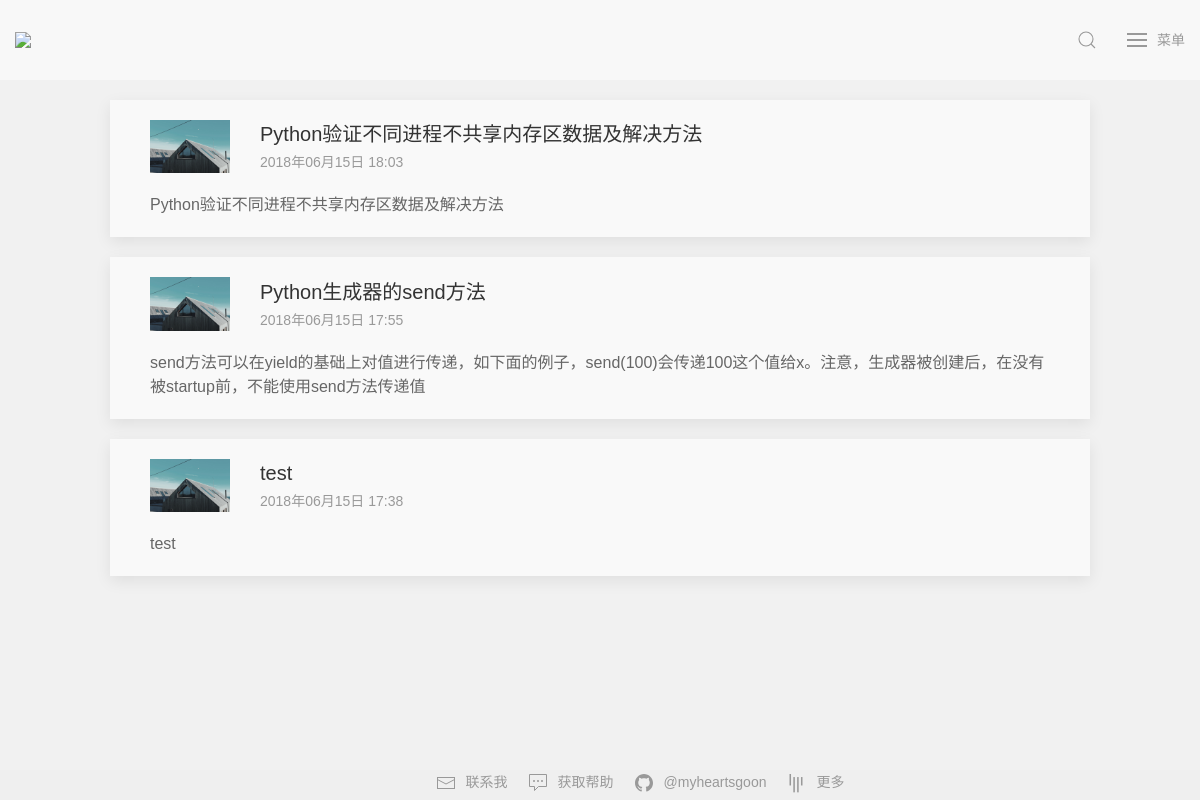
Page /article on the earlier database version.
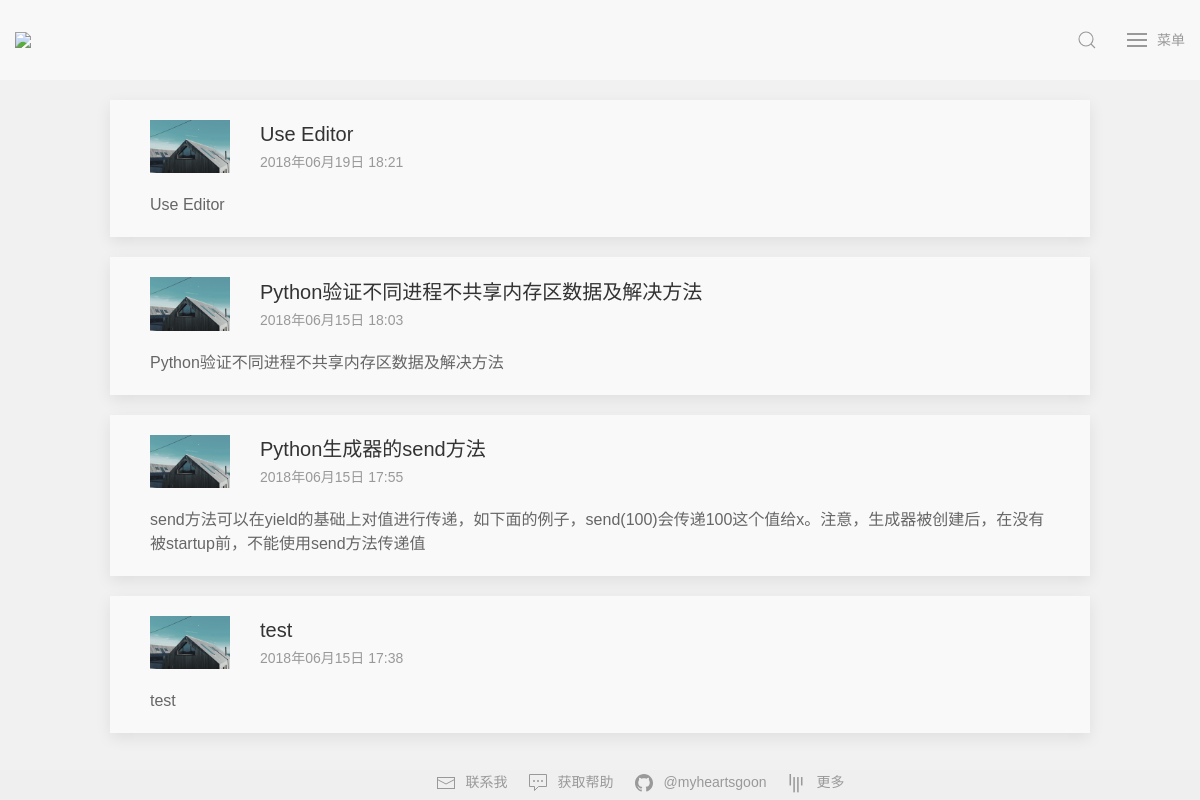
Same page on the later database version.
### application/models/models.py (models this page shows, shortened)
class Article(db.Model):
    __tablename__ = 'article'
    id = db.Column(db.Integer, primary_key=True)
    title = db.Column(db.String(100))
    descp = db.Column(db.String(100))
    content = db.Column(db.String(2000))
    user_id = db.Column(db.Integer, db.ForeignKey('users.id'))
    user = db.relationship('User', backref=db.backref('article'))
    time = db.Column(db.DateTime, default=datetime.now)
    category = db.Column(db.String(10))

### application/controllers/routes.py (the view)
@bp.route('/article')
def article():
    articles = Article.query.order_by(desc(Article.time)).all()
    return render_template('article.html', articles=articles)

### application/controllers/routes.py (called while the page is built)
@bp.before_request
def make_session_permant():
    session.permanent = True

### application/templates/article.html (shortened to what this page needs)
{% extends "base.html" %}
{% block content %}
{% for a in articles %}
<div class="uk-container uk-container-small uk-margin-top article-background uk-box-shadow-medium uk-box-shadow-hover-xlarge">
    <article class="uk-comment">
        <header class="uk-comment-header uk-grid-medium uk-flex-middle" uk-grid>
            <div class="uk-width-auto uk-margin-top">
                <img class="uk-comment-avatar" src="{{ url_for('static', filename='img/photo.jpg') }}" width="80" height="80" alt="">
            </div>
            <div class="uk-width-expand uk-margin-top">
                <h4 class="uk-comment-title uk-margin-remove"><a class="uk-link-heading" href="{{ url_for('blog.details', id=a.id) }}">{{ a.title }}</a></h4>
                <p class="uk-comment-meta article-date">{{ a.time.strftime('%Y{y}%m{m}%d{d} %H:%M').format(y='年', m='月', d='日') }}</p>
            </div>
        </header>
        <div class="uk-comment-body uk-margin-bottom">
            <p>{{ a.descp }}</p>
        </div>
    </article>
</div>
{% endfor %}
{% endblock %}

### application/templates/base.html (shortened to what this page needs)
<!DOCTYPE html>
<html>
    <head>
        <link rel="stylesheet" href="{{ url_for('static', filename='css/uikit.min.css') }}" />
        <link rel="stylesheet" href="{{ url_for('static', filename='css/styles.css') }}" />
    </head>
    <body>
        <nav class="uk-navbar uk-navbar-container uk-margin">
            <div class="uk-navbar-left">
                <a class="uk-navbar-item uk-logo" href="{{ url_for('blog.home') }}"><img width="50" src="{{ url_for('static', filename='img/logo.png') }}"></a>
            </div>
            <div class="uk-navbar-right">
                <div>
                    <a class="uk-navbar-toggle" uk-search-icon href="#"></a>
                </div>
                <a class="uk-navbar-toggle menu-text" uk-toggle="target: #offcanvas-nav-primary">
                    <span uk-navbar-toggle-icon></span> <span class="uk-margin-small-left">菜单</span>
                </a>
            </div>
        </nav>
        {% block content %}
        {% endblock %}
        <div class="uk-container uk-container-expand uk-text-center uk-margin-xlarge-top footer">
            <ul uk-margin="" class="uk-subnav tm-subnav uk-flex-inline uk-flex-center uk-margin-remove-bottom">
                <li><a href="mailto:myheartsgoon@gmail.com">
                    <span uk-icon="icon: mail" class="uk-margin-small-right uk-icon"></span>联系我</a>
                </li>
                <li><a href="https://github.com/uikit/uikit/stargazers">
                    <span uk-icon="icon: commenting" class="uk-margin-small-right uk-icon"></span>获取帮助</a>
                </li>
                <li><a href="https://github.com/myheartsgoon" class="uk-text-lowercase">
                    <span uk-icon="icon: github" class="uk-margin-small-right uk-icon"></span>@myheartsgoon</a>
                </li>
                <li><a href="https://gitter.im/uikit/uikit">
                    <span uk-icon="icon: gitter" class="uk-margin-small-right uk-icon"></span>更多</a>
                </li>
            </ul>
        </div>
    </body>
</html>

### application/static/css/styles.css (style rules this page uses)
body,button, input, select, textarea,h1 ,h2, h3, h4, h5, h6 { font-family: Microsoft YaHei,'宋体' , Tahoma, Helvetica, Arial, "\5b8b\4f53", sans-serif; }
html { background-color: #f1f1f1; }
.menu-text { font-family: Microsoft YaHei,'宋体' , Tahoma, Helvetica, Arial, "\5b8b\4f53", sans-serif; }
.article-background { background-color: #f9f9f9; }
.article-date { margin-top: 5px; }
.footer { position:fixed; left:0px; bottom:0px; height:30px; width:100%; background-color: #efefef; }

Differences in the rows shown:
added Article: title "Use Editor", time "2018年06月19日 18:21", descp "Use Editor"
